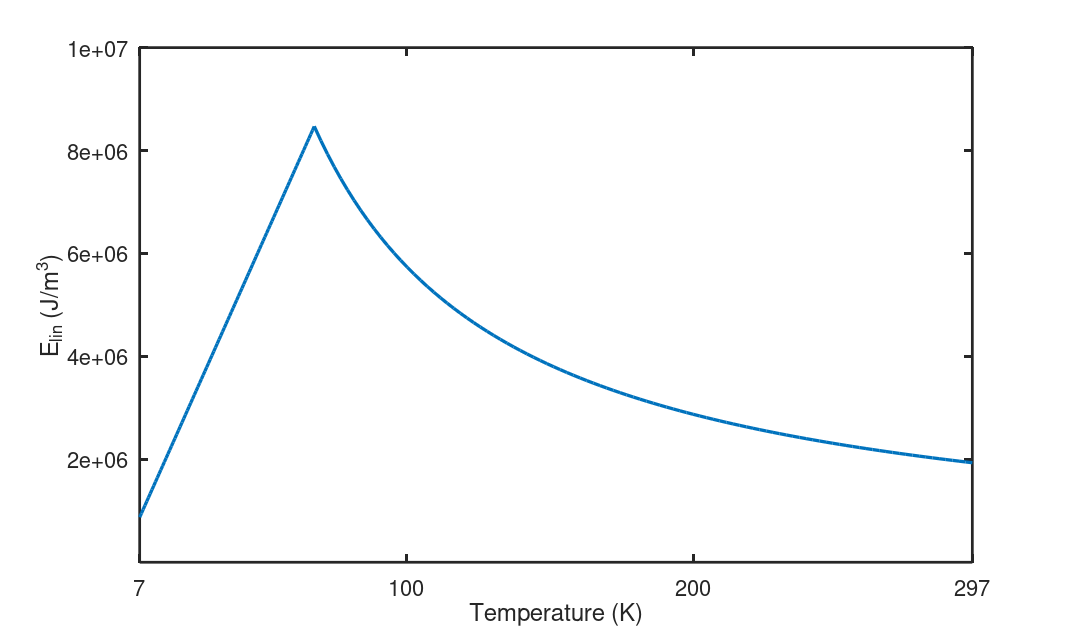

Write the MATLAB code that produced this figure.
%% Settings for plotting
RedAccent =[229/255,20/255,0/255];
BlueAccent =[76/255,174/255,227/255];
GreenAccent =[51/255,153/255,51/255];
White=[1 1 1];
Black=[0 0 0];
DefaultBlue=[0    0.4470    0.7410];
DefaultOrange=[0.8500    0.3250    0.0980];
DefaultYellow=[0.9290    0.6940    0.1250];
DefaultPurple=[0.4940    0.1840    0.5560];
DefaultGreen=[0.4660    0.6740    0.1880];
DefaultLightBlue=[0.3010    0.7450    0.9330];
DefaultCrimson=[0.6350    0.0780    0.1840];
MarkerSize=6;
LineWidth=2.5;
PlotLineWidth=3;
MarkerLineWidth=2;

%% Define the range of fields over which to plot
Tlow = linspace(7,67.8);
Thigh = linspace(67.8,297);
funlow = @(x)(x*.157./(12.57E-07));
funhigh = @(x)(722./(x*(12.57E-07)));

p1 = plot(Tlow, funlow(Tlow));
set(p1,'Color',DefaultBlue,'LineWidth',PlotLineWidth,'MarkerFaceColor',DefaultBlue,'Markersize',MarkerSize);
hold all
p2 = plot(Thigh, funhigh(Thigh));
set(p2,'Color',DefaultBlue,'LineWidth',PlotLineWidth,'MarkerFaceColor',DefaultBlue,'Markersize',MarkerSize);

xlim([7 297]);
ylim([0 1E7]);
set(gca,'FontSize',20,'LineWidth',LineWidth);
set(gca,'YTick',[2E6 4E6 6E6 8E6 1E7])
set(gca,'XTick',[7 100 200 297])
fh = figure(1); % returns the handle to the figure object
set(fh, 'color', 'white'); % sets the color to white 
pbaspect([1.618 1 1])

xlabel('Temperature (K)','Fontsize',22);
ylabel('E_{lin} (J/m^3)','Fontsize',22);

% Save the result
set(fh,'Units','Inches');
set(fh, 'color', 'white'); % sets the color to white 
set(gcf, 'PaperPosition', [0 0 13.6 8]) % make paper larger
print(gcf, 'maxlinfig.png', '-dpng', '-r300' ) % save 300 dpi file
